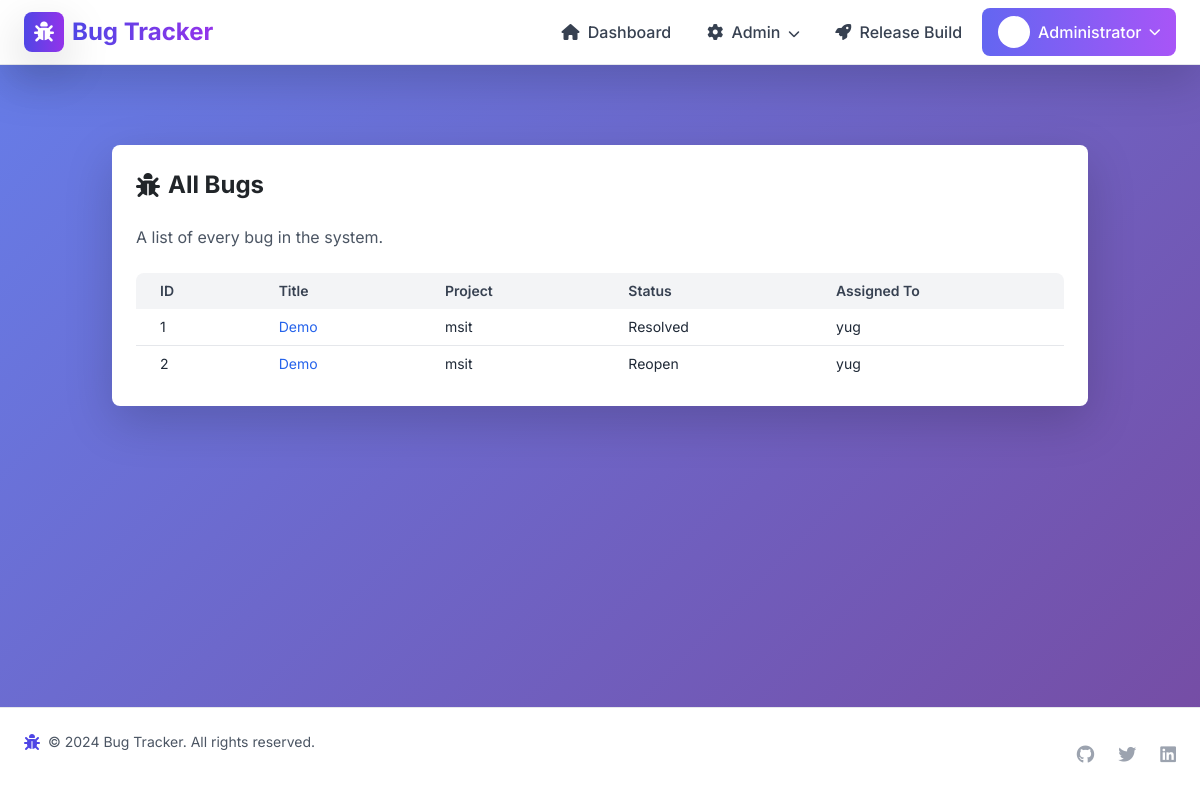
The page /view_all_bugs (signed in) on the database its author committed.
### app/models.py (models this page shows, shortened)
class User(db.Model):
    __tablename__ = 'user'
    id = db.Column(db.Integer, primary_key=True)
    username = db.Column(db.String(20), unique=True, nullable=False)
    password_hash = db.Column(db.String(60), nullable=False)
    name = db.Column(db.String(100), nullable=False)
    role_id = db.Column(db.Integer, db.ForeignKey('role.id'), nullable=False)
    role = relationship('Role', back_populates='users')
    assigned_bugs = relationship('Bug', back_populates='assignee', foreign_keys='Bug.assigned_to_id')
    reported_bugs = relationship('Bug', back_populates='reporter', foreign_keys='Bug.reporter_id')
    projects = relationship(
        'Project',
        secondary=user_project_assignment,
        back_populates='users'
    )
    assigned_releases = relationship(
        'Release',
        secondary=release_testers,
        back_populates='assigned_users'
    )

class Bug(db.Model):
    __tablename__ = 'bug'
    id = db.Column(db.Integer, primary_key=True)
    title = db.Column(db.String(200), nullable=False)
    description = db.Column(db.Text, nullable=False)
    reopen_count = db.Column(db.Integer, default=0)
    timestamp = db.Column(db.DateTime, index=True, default=datetime.utcnow)
    project_id = db.Column(db.Integer, db.ForeignKey('project.id'), nullable=False)
    module_id = db.Column(db.Integer, db.ForeignKey('module.id'), nullable=False)
    sub_module_id = db.Column(db.Integer, db.ForeignKey('sub_module.id'), nullable=False)
    priority_id = db.Column(db.Integer, db.ForeignKey('priority.id'), nullable=False)
    status_id = db.Column(db.Integer, db.ForeignKey('status.id'), nullable=False)
    reporter_id = db.Column(db.Integer, db.ForeignKey('user.id'), nullable=False)
    assigned_to_id = db.Column(db.Integer, db.ForeignKey('user.id'), nullable=False)
    release_id = db.Column(db.Integer, db.ForeignKey('release.id'), nullable=False)
    project = relationship('Project', back_populates='bugs')
    module = relationship('Module', back_populates='bugs')
    sub_module = relationship('SubModule', back_populates='bugs')
    priority = relationship('Priority', back_populates='bugs')
    status = relationship('Status', back_populates='bugs')
    release = relationship('Release', back_populates='bugs')
    reporter = relationship('User', back_populates='reported_bugs', foreign_keys=[reporter_id])
    assignee = relationship('User', back_populates='assigned_bugs', foreign_keys=[assigned_to_id])
    history = relationship('BugHistory', back_populates='bug', cascade='all, delete-orphan')
    screenshots = relationship('BugScreenshot', back_populates='bug', cascade='all, delete-orphan')
    comments = relationship('Comment', back_populates='bug', cascade='all, delete-orphan')

class Project(db.Model):
    __tablename__ = 'project'
    id = db.Column(db.Integer, primary_key=True)
    name = db.Column(db.String(100), unique=True, nullable=False)
    description = db.Column(db.Text)
    bugs = relationship('Bug', back_populates='project', cascade='all, delete-orphan')
    modules = relationship('Module', back_populates='project', cascade='all, delete-orphan')
    releases = relationship('Release', back_populates='project', cascade='all, delete-orphan')
    users = relationship(
        'User',
        secondary=user_project_assignment,
        back_populates='projects'
    )

class Status(db.Model):
    __tablename__ = 'status'
    id = db.Column(db.Integer, primary_key=True)
    name = db.Column(db.String(50), unique=True, nullable=False)
    role_type = db.Column(db.String(20), default='ALL', nullable=False)
    is_final_status = db.Column(db.Boolean, default=False)  # Is this a "bug fixed" status?
    is_closed_status = db.Column(db.Boolean, default=False)  # Is this a closed/completed status?
    color = db.Column(db.String(20), default='gray')  # Status color in UI
    description = db.Column(db.String(200))
    bugs = relationship('Bug', back_populates='status', cascade='all, delete-orphan')
    transitions_from = relationship('StatusTransition',
                                    foreign_keys='StatusTransition.from_status_id',
                                    back_populates='from_status',
                                    cascade='all, delete-orphan')
    transitions_to = relationship('StatusTransition',
                                  foreign_keys='StatusTransition.to_status_id',
                                  back_populates='to_status',
                                  cascade='all, delete-orphan')

### app/routes.py (the view)
@main.route('/view_all_bugs')
@login_required
def view_all_bugs():
    user = g.user
    all_bugs = Bug.query.all()
    return render_template('view_all_bugs.html', user=user, bugs=all_bugs)

### app/routes.py (called while the page is built)
@main.before_request
def load_current_user():
    user_id = session.get('user_id')
    g.user = User.query.get(user_id) if user_id else None

def login_required(f):
    @wraps(f)
    def decorated_function(*args, **kwargs):
        if 'user_id' not in session:
            flash('Please log in to access this page.', 'info')
            return redirect(url_for('main.login'))
        return f(*args, **kwargs)
    return decorated_function

### app/templates/view_all_bugs.html
{% extends "base.html" %}
{% block content %}
<div class="container mx-auto p-4">
<div class="bg-white shadow-lg rounded-lg p-6">
<h1 class="text-2xl font-bold mb-4 flex items-center">
<i class="fas fa-bug me-2"></i> All Bugs
</h1>
    <p class="text-gray-600 mb-6">A list of every bug in the system.</p>
    {% if bugs %}
    <div class="overflow-x-auto">
        <table class="min-w-full bg-white rounded-lg overflow-hidden">
            <thead class="bg-gray-100">
                <tr>
                    <th class="py-2 px-4 text-left text-sm font-semibold text-gray-700">ID</th>
                    <th class="py-2 px-4 text-left text-sm font-semibold text-gray-700">Title</th>
                    <th class="py-2 px-4 text-left text-sm font-semibold text-gray-700">Project</th>
                    <th class="py-2 px-4 text-left text-sm font-semibold text-gray-700">Status</th>
                    <th class="py-2 px-4 text-left text-sm font-semibold text-gray-700">Assigned To</th>
                </tr>
            </thead>
            <tbody class="divide-y divide-gray-200">
                {% for bug in bugs %}
                <tr>
                    <td class="py-2 px-4 text-sm text-gray-800">{{ bug.id }}</td>
                    <td class="py-2 px-4 text-sm text-gray-800">
                        <a href="{{ url_for('main.view_bugs', project_id=bug.project.id, bug_id=bug.id) }}" class="text-blue-600 hover:underline">
                            {{ bug.title }}
                        </a>
                    </td>
                    <td class="py-2 px-4 text-sm text-gray-800">{{ bug.project.name }}</td>
                    <td class="py-2 px-4 text-sm text-gray-800">{{ bug.status.name }}</td>
                    <td class="py-2 px-4 text-sm text-gray-800">{{ bug.assignee.name }}</td>
                </tr>
                {% endfor %}
            </tbody>
        </table>
    </div>
    {% else %}
    <p class="text-gray-500">No bugs found in the database.</p>
    {% endif %}
</div>
</div>
{% endblock %}

### app/templates/base.html (shortened to what this page needs)
<!DOCTYPE html>
<html lang="en">
<head>
    <script src="https://cdn.tailwindcss.com"></script>
    <link rel="stylesheet" href="https://cdnjs.cloudflare.com/ajax/libs/font-awesome/6.0.0-beta3/css/all.min.css">
    <link href="https://cdn.jsdelivr.net/npm/bootstrap@5.3.0/dist/css/bootstrap.min.css" rel="stylesheet">
</head>
<body class="bg-gray-50 flex flex-col min-h-screen">
    <nav class="bg-white shadow-lg sticky top-0 z-50 border-b border-gray-200">
        <div class="max-w-7xl mx-auto px-4 sm:px-6 lg:px-8">
            <div class="flex justify-between h-16">
                <div class="flex items-center">
                    <a href="{{ url_for('main.dashboard') }}" class="flex items-center space-x-2 group">
                        <div class="w-10 h-10 bg-gradient-to-r from-indigo-600 to-purple-600 rounded-lg flex items-center justify-center shadow-lg group-hover:scale-105 transition-transform">
                            <i class="fas fa-bug text-white text-xl"></i>
                        </div>
                        <span class="text-2xl font-bold bg-gradient-to-r from-indigo-600 to-purple-600 bg-clip-text text-transparent">
                        </span>
                    </a>
                </div>
                <div class="hidden md:flex items-center space-x-1">
                    {% if g.user %}
                        <a href="{{ url_for('main.dashboard') }}" class="px-3 py-2 rounded-lg text-gray-700 hover:bg-indigo-50 hover:text-indigo-600 transition-all duration-200 font-medium">
                            <i class="fas fa-home mr-1"></i> Dashboard
                        </a>
                        {% if g.user.role.name == 'Admin' %}
                            <div class="relative group">
                                <button class="px-3 py-2 rounded-lg text-gray-700 hover:bg-indigo-50 hover:text-indigo-600 transition-all duration-200 font-medium">
                                    <i class="fas fa-cog mr-1"></i> Admin
                                    <i class="fas fa-chevron-down ml-1 text-xs"></i>
                                </button>
                            </div>
                        {% endif %}
                        {% if g.user.role.name in ['Admin', 'Project Head', 'Developer'] %}
                            <a href="{{ url_for('main.release_build') }}" class="px-3 py-2 rounded-lg text-gray-700 hover:bg-indigo-50 hover:text-indigo-600 transition-all duration-200 font-medium">
                                <i class="fas fa-rocket mr-1"></i> Release Build
                            </a>
                        {% endif %}
                        <div class="relative group ml-2">
                            <button class="flex items-center space-x-2 px-3 py-2 rounded-lg bg-gradient-to-r from-indigo-500 to-purple-500 text-white hover:shadow-lg transition-all duration-200">
                                <div class="w-8 h-8 rounded-full bg-white bg-opacity-20 flex items-center justify-center">
                                    <i class="fas fa-user text-sm"></i>
                                </div>
                                <span class="font-medium">{{ g.user.name }}</span>
                                <i class="fas fa-chevron-down text-xs"></i>
                            </button>
                        </div>
                    {% endif %}
                </div>
            </div>
        </div>
    </nav>
    <main class="flex-grow py-8">
        <div class="max-w-7xl mx-auto px-4 sm:px-6 lg:px-8">
            {% block content %}{% endblock %}
        </div>
    </main>
    <footer class="bg-white border-t border-gray-200 mt-auto">
        <div class="max-w-7xl mx-auto px-4 sm:px-6 lg:px-8 py-6">
            <div class="flex flex-col md:flex-row justify-between items-center">
                <div class="flex items-center space-x-2 mb-4 md:mb-0">
                    <i class="fas fa-bug text-indigo-600"></i>
                    <p class="text-sm text-gray-600">&copy; 2024 Bug Tracker. All rights reserved.</p>
                </div>
                <div class="flex space-x-6">
                    <a href="#" class="text-gray-400 hover:text-indigo-600 transition-colors">
                        <i class="fab fa-github text-lg"></i>
                    </a>
                    <a href="#" class="text-gray-400 hover:text-indigo-600 transition-colors">
                        <i class="fab fa-twitter text-lg"></i>
                    </a>
                    <a href="#" class="text-gray-400 hover:text-indigo-600 transition-colors">
                        <i class="fab fa-linkedin text-lg"></i>
                    </a>
                </div>
            </div>
        </div>
    </footer>
</body>
</html>

### app/templates/base.html (style rules this page uses)
* { margin: 0; padding: 0; box-sizing: border-box; }
body { font-family: 'Inter', -apple-system, BlinkMacSystemFont, sans-serif; background: linear-gradient(135deg, #667eea 0%, #764ba2 100%); min-height: 100vh; display: flex; flex-direction: column; }

### rows shown on the page
User: user.name "Administrator"
Bug: id "1", title "Demo", project.name "msit", status.name "Resolved", assignee.name "yug"
Bug: id "2", title "Demo", project.name "msit", status.name "Reopen", assignee.name "yug"
